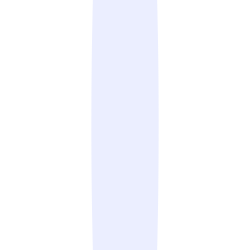
Frame 1 (no input)
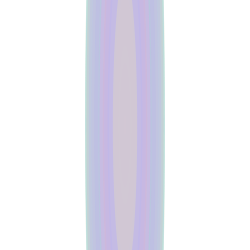
Frame 60 (the mouse pressed at the canvas centre just before this capture)
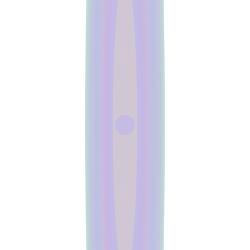
Frame 120 (the mouse held since frame 60 and released just before this capture)

The Processing sketch that drew these frames (run headless with seeded random() and noise(); from frame 60 on, the mouse is pressed at the canvas centre):

// Processing sketch: processing_118083
// ── processing_118083.pde

int counter;

void setup() {  //setup function called initially, only once
  size(250, 250);
  background(255);  //set background white
  colorMode(HSB);   //set colors to Hue, Saturation, Brightness mode
  counter = 0;
}

void draw() {  //draw function loops 
  counter++;
  noStroke();
  fill(random(255),100,255,50);
  
  if(mousePressed == true) { //add some interaction
    ellipse(mouseX, mouseY, 20, 20);
  }
  else {
    ellipse(width/2, height/2, 80*sin(counter), 1000*sin(counter));
  }
}
